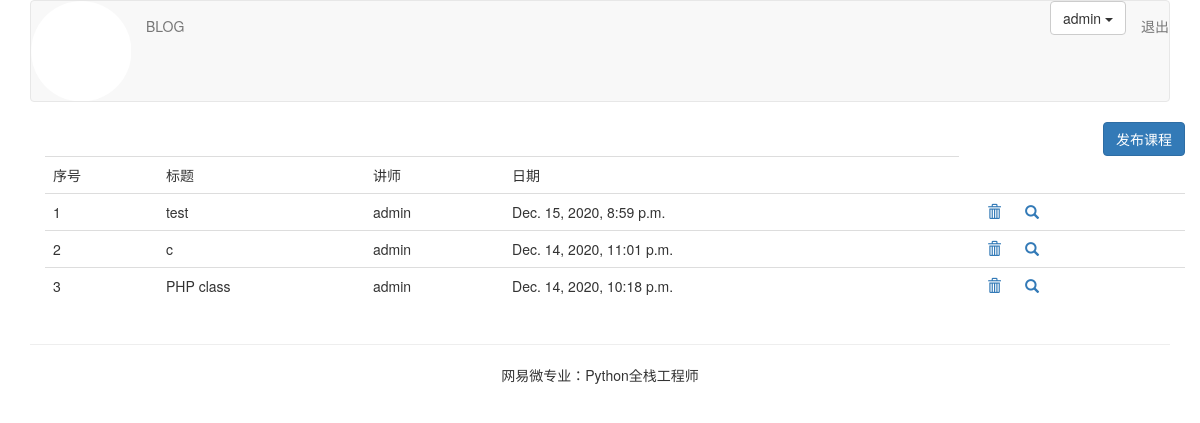
The app's page /course/course-list/ (signed in) with its own data.
### course/models.py (models this page shows, shortened)
class Course(models.Model):
    user = models.ForeignKey(User, on_delete=models.CASCADE, related_name='course_user')
    title = models.CharField(max_length=300)
    created = models.DateTimeField(auto_now_add=True)
    overview = models.TextField()
    video = models.FileField(blank=True, upload_to='videos/')
    attach = models.FileField(blank=True, upload_to=user_directory_path)
    class Meta:
        ordering = ('-created',)

### course/views.py (the view)
# urls.py: path('course-list/', CourseListView.as_view(), name='course_list'),
class CourseListView(UserCourseMixin, ListView):
    context_object_name = 'courses'
    template_name = 'course/course_list.html'

### course/views.py (called while the page is built)
    def get_queryset(self):
        qs = super(UserMixin, self).get_queryset()
        return qs.filter(user=self.request.user)

### templates/course/course_list.html (shortened to what this page needs)
{% extends 'base.html' %}
{% load staticfiles %}
{% block content %}
<div class="container">
    <div class="text-right">
        <a href="{% url 'course:course_create' %}">
            <button:button class="btn btn-primary">发布课程</button:button>
        </a>
    </div>
    <table class="table table-hover">
        <tr>
            <td>序号</td>
            <td>标题</td>
            <td>讲师</td>
            <td>日期</td>
        </tr>
        {% for course in courses %}
            <tr id={{ forloop.counter }}>
                <td>{{ forloop.counter }}</td>
                <td>{{ course.title }}</td>
                <td>{{ course.user.username }}</td>
                <td>{{ course.created }}</td>
                <td>
                    <a href="{% url 'course:course_delete' course.id %}" class="delete">
                        <span class="glyphicon glyphicon-trash" style="margin-left:20px;"></span>
                    </a>
                    <a href="{% url 'course:course_detail' course.id %}">
                        <span class="glyphicon glyphicon-search" style="margin-left:20px;"></span>
                    </a>
                </td>
            </tr>
        {% endfor %}
    </table>
</div>
{% endblock %}

### templates/base.html (shortened to what this page needs)
{% load staticfiles %}
<!DOCTYPE html>
<html lang="en">
<head>
    <link rel="stylesheet" href="{% static 'css/bootstrap.css' %}">
</head>
<body>
{% include 'header.html' %}
<div class="container">
    {% block content %}{% endblock %}
</div>
{% include 'footer.html' %}
</body>
</html>

### templates/header.html (shortened to what this page needs)
{% load staticfiles %}
<div class="container">
    <nav class="navbar navbar-default" navigation>
        <div class="navbar-header">
            <img src="{% static  './images/logo.png' %}" alt="" width="100">
        </div>
        <div>
            <ul class="nav navbar-nav">
                <li><a href="{% url 'blog:blog_title' %}">BLOG</a></li>
            </ul>
            <ul class="nav navbar-nav navbar-right">
                {% if user.is_authenticated %}
                <li>
                    <div class="dropdown">
                        <button class="btn btn-default dropdown-toggle"
                                    type="button"
                                    id="dropdownMenu"
                                    data-toggle="dropdown">
                            {{ user.username }}
                            <span class="caret"></span>
                        </button>
                    </div>
                </li>
                <li><a href="{% url 'account:user_logout' %}">退出</a></li>
                {% else %}
                <li><a href="{% url 'account:user_login' %}">登录</a></li>
                {% endif %}
            </ul>
        </div>
    </nav>
</div>

### templates/footer.html
<div class="container">
    <hr>
    <p class="text-center">网易微专业：Python全栈工程师</p>
</div>

### records on screen
Course: title "test", user.username "admin", created "Dec. 15, 2020, 8:59 p.m."
Course: title "c", user.username "admin", created "Dec. 14, 2020, 11:01 p.m."
Course: title "PHP class", user.username "admin", created "Dec. 14, 2020, 10:18 p.m."

### other values on screen
{{ user.username }} "admin"
